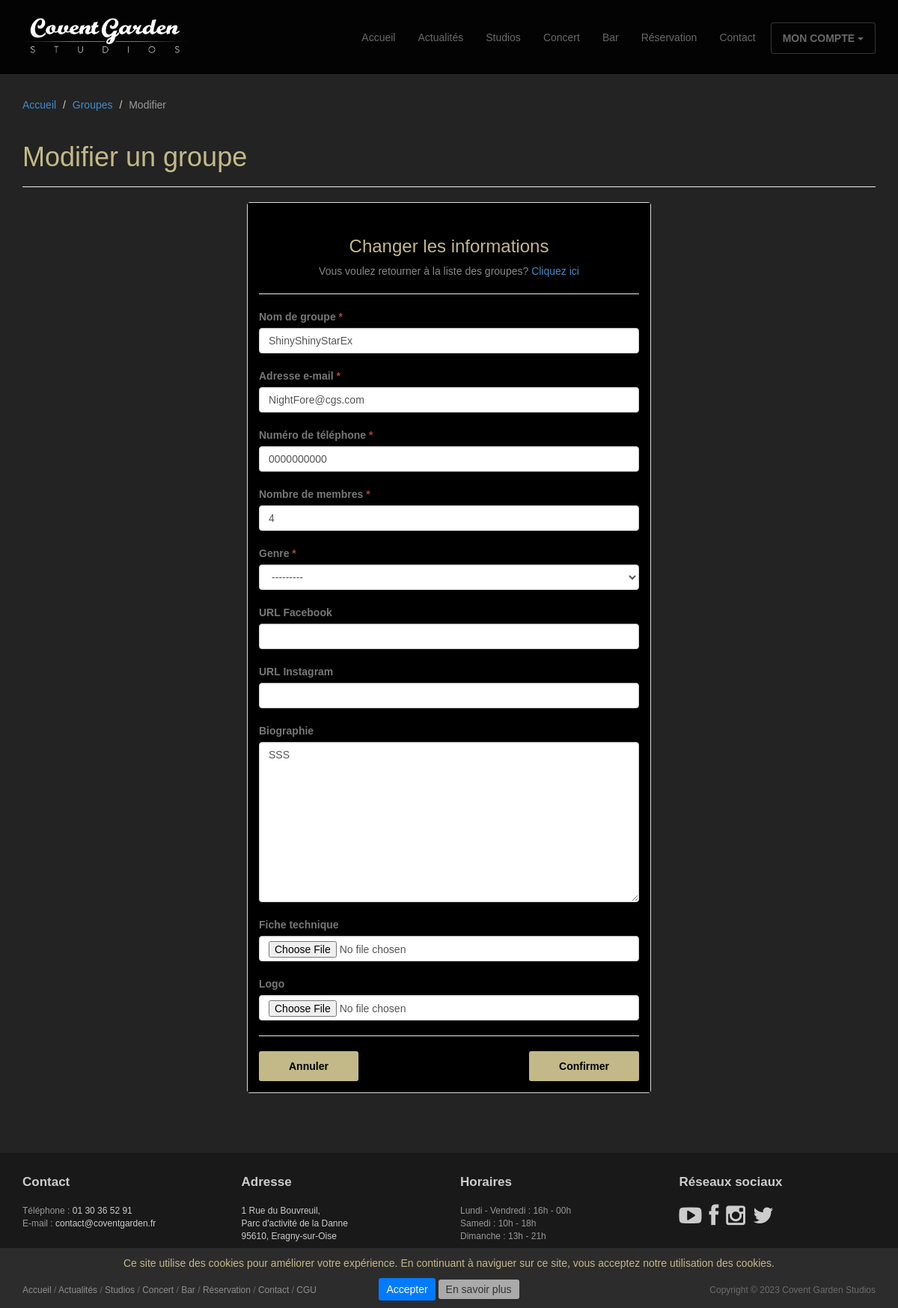
The app's page /compte/mes_groupes/modifier/12/ (signed in) with its own data.
### studios/models.py (models this page shows, shortened)
class CustomGroup(models.Model):
    user = models.ForeignKey(
        to=CustomUser,
        on_delete=models.CASCADE,
        related_name='my_groups'
    )
    name = MODEL_GROUP_NAME
    email = MODEL_GROUP_EMAIL
    phone = MODEL_GROUP_PHONE
    members = MODEL_MEMBERS
    genre = MODEL_GENRE
    facebook = MODEL_FACEBOOK
    instagram = MODEL_INSTAGRAM
    biography = MODEL_BIOGRAPHY
    technical_sheet = MODEL_TECHNICAL_SHEET
    logo = MODEL_LOGO
    validated = MODEL_VALIDATED

### studios/views.py (the view, shortened to what this page needs)
# urls.py: path('compte/mes_groupes/modifier/<int:group_id>/', views.GroupUpdateView.as_view(), name='groups_update'),
class GroupUpdateView(LoginRequiredMixin, View):
    redirect_field_name = ''
    form_class = CustomGroupForm
    template_name = "groups/groups_update.html"
    context = {
        "title": "Modifier un groupe",
        "breadcrumb": [
            {"view": "home", "name": "Accueil"},
            {"view": "groups_detail", "name": "Groupes"},
            {"view": None, "name": "Modifier"}]
    }
    def get(self, request, group_id):
        group = CustomGroup.objects.get(id=group_id)
        self.context["form"] = self.form_class(instance=group)
        return render(request, self.template_name, self.context)

### studios/forms.py (shortened to what this page needs)
class CustomGroupForm(forms.ModelForm):
    class Meta:
        model = CustomGroup
        fields = '__all__'
        exclude = ('user', 'validated')
    def __init__(self, *args, **kwargs):
        super().__init__(*args, **kwargs)
        for visible in self.visible_fields():
            visible.field.widget.attrs['class'] = 'form-control'

### studios/templates/groups/groups_update.html (shortened to what this page needs)
{% extends 'base/base.html' %}
{% load static %}
{% block header %}
<header id="head" class="secondary"></header>
{% endblock %}
{% block page_header %}
<header class="page-header">
	<h1 class="page-title">{{title}}</h1>
</header>
{% endblock %}
{% block content %}
<form method="post" enctype="multipart/form-data">
	<div class="col-md-6 col-md-offset-3 col-sm-8 col-sm-offset-2">
		<div class="panel panel-default">
			<div class="panel-body">
				<h3 class="thin text-center">Changer les informations</h3>
				<p class="text-center text-muted">Vous voulez retourner à la liste des groupes? <a href="{% url 'groups_detail' %}">Cliquez ici</a></p>
				<hr>
				{% include "base/base_form.html" %}
				<hr>
				<div class="row">
					<div class="col-lg-6 text-left">
						<button class="btn btn-action" type="button" onclick="window.location.href='{% url 'groups_detail' %}'">Annuler</button>
					</div>
					<div class="col-lg-6 text-right">
						<button class="btn btn-action" type="submit">Confirmer</button>
					</div>
				</div>
			</div>
		</div>
	</div>
</form>
{% endblock %}

### studios/templates/base/base_form.html (shortened to what this page needs)
{% for field in form %}
	<div class="top-margin">
		<label for="{{ field.id_for_label }}">
			{{ field.label }}
			{% if field.field.required %}<span class="text-danger">*</span>{% endif %}
		</label>
		{{ field }}
	</div>
{% endfor %}

### studios/static/studios/css/main.css (style rules this page uses)
#head { background:#181015 url( ../images/bg_header.jpg) no-repeat; background-size: cover; min-height:1020px; text-align: center;padding-top: 275px; color:white; font-family:"Open sans", Helvetica, Arial; font-weight:30; }
#head.secondary { height:100px; min-height: 100px; padding-top:0px; }
h1, h2, h3, h4, h5, h6 { font-family:"Open sans", Helvetica, Arial; }
h1, .h1, h2, .h2, h3, .h3 { margin-top:30px; }
label { color: #777; }
.thin { font-weight:300; }
.page-title { margin-top:20px; font-weight:300; }
.text-muted { color:#888; }
.top-margin { margin-top:20px; }
body { background-color: #232323; color: #c3b988; font-family: 'Ubuntu', sans-serif; }

### records on screen
CustomGroup: form "ShinyShinyStarEx" "NightFore@cgs.com" "0000000000" "4" "---------" "SSS"

### other values on screen
{{ trail.name }} "Accueil" "Groupes"
{{ trail.name }} "Modifier"
{{ title }} "Modifier un groupe"
{{ field.label }} "Nom de groupe" "Adresse e-mail" "Numéro de téléphone" "Nombre de membres" "Genre" "URL Facebook" "URL Instagram" "Biographie" "Fiche technique" "Logo"
